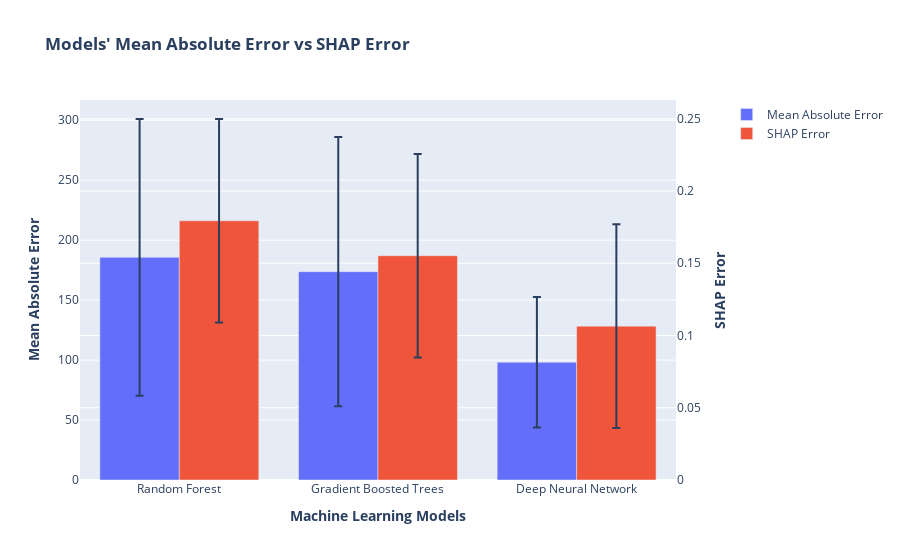

Notebook cell for this chart:
### Code cell
# Create figure with secondary y-axis
model = ['Random Forest', 'Gradient Boosted Trees', 'Deep Neural Network']
all_sv_mean = [all_median[6], all_median[7], all_median[8]]
all_sv_std = [all_std[8], all_std[8], all_std[8]]
fig = make_subplots(specs=[[{"secondary_y": True}]])
# Add traces
fig.add_trace(
    go.Bar(x=model, y=all_mae_mean, name="Mean Absolute Error", offsetgroup= "1",
           error_y=dict(type='data', array=all_mae_std)),
    secondary_y=False,
)

fig.add_trace(
    go.Bar(x=model, y=all_sv_mean, name="SHAP Error", offsetgroup= "2",
           error_y=dict(type='data', array=all_sv_std)),
    secondary_y=True,
)

# Add figure title
fig.update_layout(
    title_text="<b>Models' Mean Absolute Error vs SHAP Error</b>",
    barmode='group'
)
# fig.update_traces(texttemplate='%{text:.2s}', textposition='auto')
# fig.update_layout(uniformtext_minsize=8, uniformtext_mode='hide')


# Set x-axis title
fig.update_xaxes(title_text="<b>Machine Learning Models</b>")

# Set y-axes titles
fig.update_yaxes(title_text="<b>Mean Absolute Error</b>", secondary_y=False)
fig.update_yaxes(title_text="<b>SHAP Error</b>", secondary_y=True)


fig.show()

### Figure 1 — Plotly figure (JSON) as saved in the notebook; plotly's stock layout.template omitted (floating-point values rounded to 4 significant figures)
{"data": [{"error_y": {"array": [115.4, 112.2, 54.49], "type": "data"}, "name": "Mean Absolute Error", "offsetgroup": "1", "type": "bar", "x": ["Random Forest", "Gradient Boosted Trees", "Deep Neural Network"], "xaxis": "x", "y": [185.7, 173.7, 98.22], "yaxis": "y"}, {"error_y": {"array": [0.07044, 0.07044, 0.07044], "type": "data"}, "name": "SHAP Error", "offsetgroup": "2", "type": "bar", "x": ["Random Forest", "Gradient Boosted Trees", "Deep Neural Network"], "xaxis": "x", "y": [0.1794, 0.1552, 0.1065], "yaxis": "y2"}], "layout": {"barmode": "group", "title": {"text": "<b>Models' Mean Absolute Error vs SHAP Error</b>"}, "xaxis": {"anchor": "y", "domain": [0, 0.94], "title": {"text": "<b>Machine Learning Models</b>"}}, "yaxis": {"anchor": "x", "domain": [0, 1], "title": {"text": "<b>Mean Absolute Error</b>"}}, "yaxis2": {"anchor": "x", "overlaying": "y", "side": "right", "title": {"text": "<b>SHAP Error</b>"}}}}
